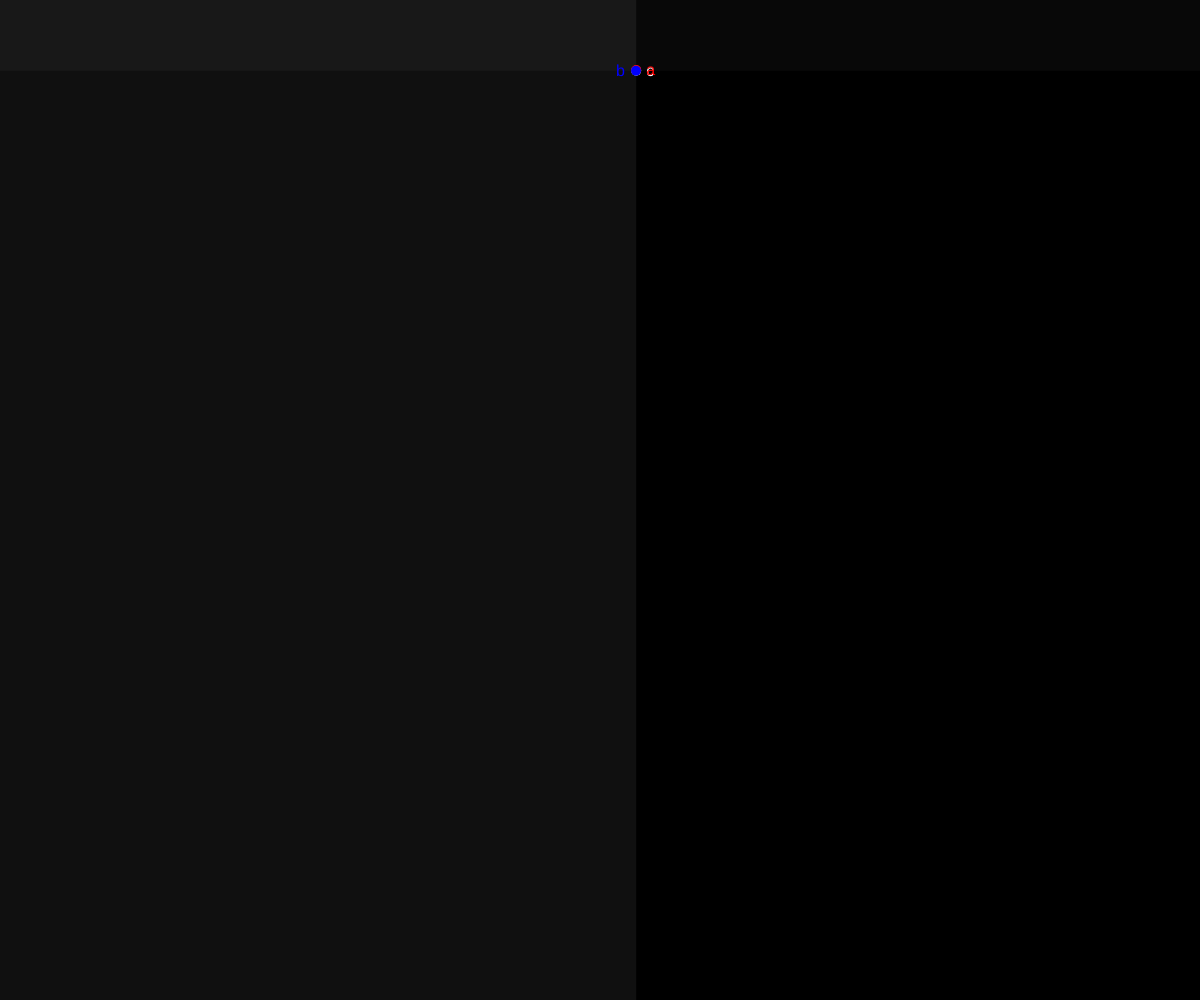
Frame 1 (no input)
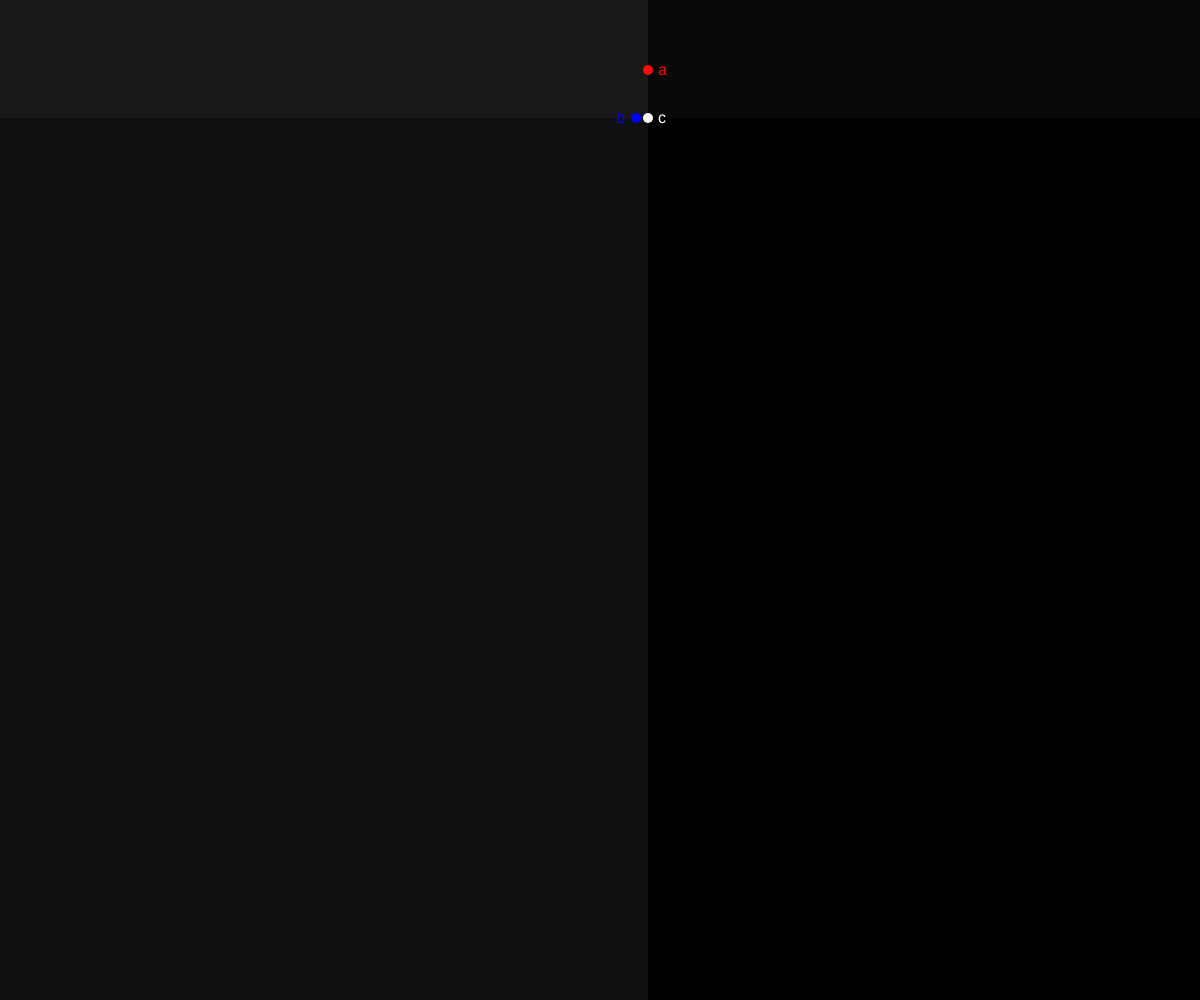
Frame 60 (no input)
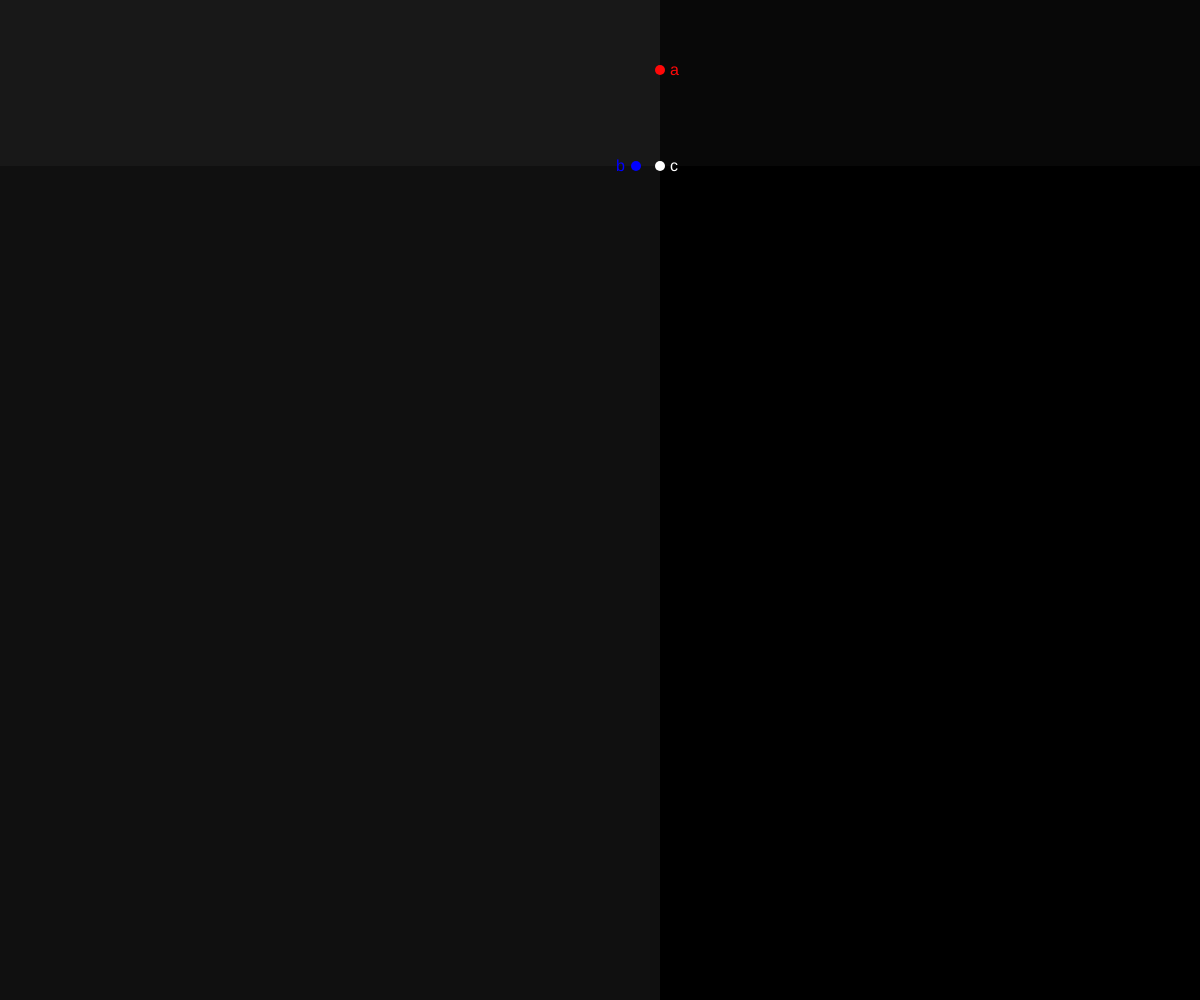
Frame 120 (the mouse pressed at the canvas centre since frame 60)

The p5.js sketch that drew these frames (run headless with seeded random() and noise() and a simulated clock; from frame 60 on, the mouse is pressed at the canvas centre):

// p5.js sketch
// ── sketch.js
/* Mimi Yin, NYU-ITP
Linear motion, deconstructed.
*/
var x, y;

function setup() {
  createCanvas(windowWidth, windowHeight);
  x = width*.53;
  y = height*.07;
  xstart = x;
	ystart = y;
  noStroke();
  textSize(16);
}

function draw() {
  background(0);

  //Move
  x += .2;
  y += .8;

  // Draw linear pathway
  fill(255);
  ellipse(x, y, 10, 10);
  text("c", x + 10, y + 5);

  // Draw x-component of pathway
  fill(255, 16);
  rect(0, 0, x, height);
  fill(255, 0, 0);
  ellipse(x, ystart, 10, 10);
  text("a", x + 10, ystart + 5);

  // Draw y-component of pathway
  fill(255, 8);
  rect(0, 0, width, y);
  fill(0, 0, 255);
  ellipse(xstart, y, 10, 10);
  text("b", xstart - 20, y + 5);
}
